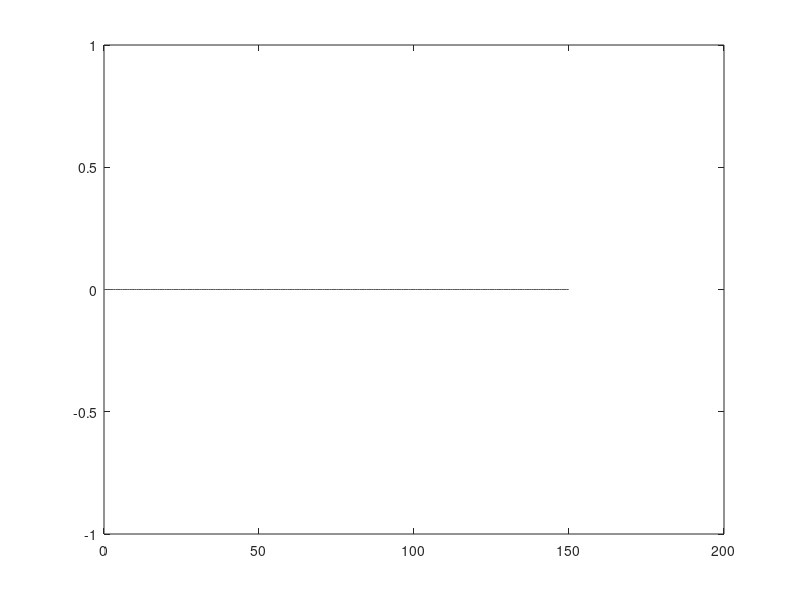

Write the MATLAB code that produced this figure. (Note: this script raises an error after producing the figure.)
% This code implements a one-dimensional scalar wave equation following the
% finite-difference time domain (FDTD) method of Taflove and Hagness

% Physical constants and user-defined values
mu_0 = pi*4e-7; %permeability of free space in H/m
eps_0 = 8.854e-12; %permittivity of free space in F/m
eps_r = 10; %relative permittivity of the material
c = 1/sqrt(mu_0*eps_0); %speed of light in free space in m/s
f = 20e6; %frequency of the input wave in Hz
lambda = c/f; %free space wavelength in m

% Set up the space and time dimensions
deltax = lambda/20; %user-defined spatial step in m
xmax = 10*lambda; %max value of distance (x) in the simulation space
x = 0:deltax:xmax; %all values of distance (x) in the simulation space
tmax = 15*lambda/c; %simulation stops after time t=tmax (in seconds)
S = 0.5; %user-defined Courant stability factor
deltat = S*deltax/c; %time step in seconds
t=0; %start time in seconds

% Put dielectric material into the simulation space
eps = ones(length(x),1).*eps_0; %initialize permittivity everywhere
s1 = round(length(x)/2); %location index of the material boundary
eps(s1:end) = eps(s1:end)*eps_r; %add dielectric material past boundary

% Initialize electric field
E = zeros(length(x),3); %E=0 everywhere and for all previous time

% Set locations for the virtual electric field probes
x0 = 1; %index of field probe E0
x1 = round(s1 + 2*lambda/deltax/sqrt(eps_r)); %index of field probe E1
t1 = 8*lambda/c; %time of the snapshot in seconds

%create a blank figure for the FDTD animation
h=figure;

E0 = zeros(round(tmax/deltat)+1, 1);% array to store values in air
E1 = zeros(round(tmax/deltat)+1, 1);% array store efield values in material


% Begin the FDTD update loop
while t<tmax %update until the max time value is reached
    %implement the 1-D scalar update equation
    %FDTD equation
    % this should be an approximated spatial derivative
    E(2:end-1,3) = 2*E(2:end-1,2) - E(2:end-1,1) + (deltat^2 ./ (eps(2:end-1)*mu_0)) .* (E(3:end,2) - 2*E(2:end-1,2) + E(1:end-2,2)) / deltax^2;
    %E-field of the incoming wave (turns off after 5 cycles)
    if t<=5/f
        E(1,3) = sin(2*pi*f*t);
    elseif t>5/f
        E(1,3) = 0;
    end
    
        % Debug: print max field value occasionally
    %if mod(round(t/deltat), 100) == 0
    %    fprintf('Time: %.2f us, Max E-field: %.6f\n', t*1e6, max(abs(E(:,3))));
    %end

    %update the plot animation every 5 steps
    if mod(round(t/deltat),5)==0
        figure(h)
        plot(x,E(:,3))
        xline(x(s1))
        ylim([-3 3])
        title([sprintf('t=%f',t*1e6) '\mus'])
        drawnow
    end
    
    %take a snapshot at the user-specified time t=t1
    if (t>t1-deltat)&&(t<t1+deltat)
        figure
        plot(x,E(:,3))
        xline(x(s1))
        ylim([-3 3])
        title([sprintf('t=%f',t*1e6) '\mus'])
    end
    
    %store values for the virtual field probes
    E0(round(t/deltat) + 1) = E(x0,3);
    E1(round(t/deltat) + 1) = E(x1,3);
    
    %move forward one time step
    t = t+deltat;
    E(:,1) = E(:,2);
    E(:,2) = E(:,3);
end

%add code here to produce figures after simulation ends

%calculations
n1 = 1;
n2 = sqrt(eps_r);
tau_analytic = (2*n1)/(n1+n2);
gamma_analytic = lambda/sqrt(eps_r);
up_analytic = c/sqrt(eps_r);

% numerical: transmission cooefficent
inc_amp = max(abs(E0));
trans_amp = max(abs(E1));
tau_numerical = trans_amp/inc_amp;
gamma_num = 5; %roughly 5 based off measuring plot 125-75 = 50 50/ 10 wavelengths y roughly 4.7m - 5m
up_num = gamma_num * f;

%error
error_tau = abs(tau_numerical - tau_analytic) / tau_analytic * 100;
error_gamma = abs(gamma_num - gamma_analytic) / gamma_analytic * 100;
error_up = abs(up_num - up_analytic) / up_analytic * 100; 

fprintf('\nTau error = %.2f%%\n', error_tau);
fprintf('\nGamma error = %.2f%%\n', error_gamma);
fprintf('\nUp error = %.2f%%\n', error_up);
fprintf('\nUp error = %.2f%%\n', tau_numerical);

%plotting probes
time_vector = (0:length(E0)-1) * deltat;
figure
subplot(2,1,1)
plot(time_vector*1e6, E0, 'LineWidth', 1.5)
xlabel('Time (\mus)')
ylabel('E0 (V/m)')
title('Electric Field at Probe 0 (in air)')
grid on


subplot(2,1,2)
plot(time_vector*1e6, E1, 'LineWidth', 1.5)
xlabel('Time (\mus)')
ylabel('E1 (V/m)')
title('Electric Field at Probe 1 (in medium)')
grid on
